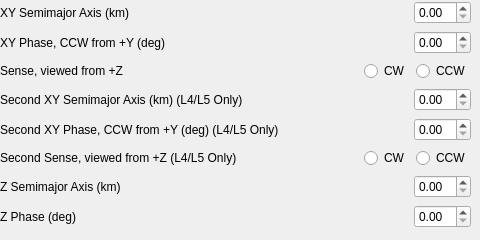
      <widget class="QWidget" name="orbTBodyTypeTabMode">
       <attribute name="title">
        <string>Modes</string>
       </attribute>
       <widget class="QWidget" name="verticalLayoutWidget_9">
        <property name="geometry">
         <rect>
          <x>0</x>
          <y>0</y>
          <width>471</width>
          <height>231</height>
         </rect>
        </property>
        <layout class="QVBoxLayout" name="verticalLayout_9">
         <item>
          <layout class="QHBoxLayout" name="horizontalLayout_17">
           <item>
            <widget class="QLabel" name="label_13">
             <property name="text">
              <string>XY Semimajor Axis (km)</string>
             </property>
            </widget>
           </item>
           <item>
            <spacer name="horizontalSpacer_18">
             <property name="orientation">
              <enum>Qt::Horizontal</enum>
             </property>
             <property name="sizeHint" stdset="0">
              <size>
               <width>40</width>
               <height>20</height>
              </size>
             </property>
            </spacer>
           </item>
           <item>
            <widget class="QDoubleSpinBox" name="orbTBodyModeXYSMA"/>
           </item>
          </layout>
         </item>
         <item>
          <layout class="QHBoxLayout" name="horizontalLayout_20">
           <item>
            <widget class="QLabel" name="label_14">
             <property name="text">
              <string>XY Phase, CCW from +Y (deg)</string>
             </property>
            </widget>
           </item>
           <item>
            <spacer name="horizontalSpacer_19">
             <property name="orientation">
              <enum>Qt::Horizontal</enum>
             </property>
             <property name="sizeHint" stdset="0">
              <size>
               <width>40</width>
               <height>20</height>
              </size>
             </property>
            </spacer>
           </item>
           <item>
            <widget class="QDoubleSpinBox" name="orbTBodyModeXYPhase"/>
           </item>
          </layout>
         </item>
         <item>
          <layout class="QHBoxLayout" name="horizontalLayout_21">
           <item>
            <widget class="QLabel" name="label_15">
             <property name="text">
              <string>Sense, viewed from +Z</string>
             </property>
            </widget>
           </item>
           <item>
            <spacer name="horizontalSpacer_20">
             <property name="orientation">
              <enum>Qt::Horizontal</enum>
             </property>
             <property name="sizeHint" stdset="0">
              <size>
               <width>40</width>
               <height>20</height>
              </size>
             </property>
            </spacer>
           </item>
           <item>
            <widget class="QRadioButton" name="orbTBodySense_CW">
             <property name="text">
              <string>CW</string>
             </property>
            </widget>
           </item>
           <item>
            <widget class="QRadioButton" name="orbTBodySense_CCW">
             <property name="text">
              <string>CCW</string>
             </property>
            </widget>
           </item>
          </layout>
         </item>
         <item>
          <layout class="QHBoxLayout" name="horizontalLayout_30">
           <item>
            <widget class="QLabel" name="label_24">
             <property name="text">
              <string>Second XY Semimajor Axis (km) (L4/L5 Only)</string>
             </property>
            </widget>
           </item>
           <item>
            <spacer name="horizontalSpacer_27">
             <property name="orientation">
              <enum>Qt::Horizontal</enum>
             </property>
             <property name="sizeHint" stdset="0">
              <size>
               <width>40</width>
               <height>20</height>
              </size>
             </property>
            </spacer>
           </item>
           <item>
            <widget class="QDoubleSpinBox" name="orbTBodyModeXYSMA_2"/>
           </item>
          </layout>
         </item>
         <item>
          <layout class="QHBoxLayout" name="horizontalLayout_32">
           <item>
            <widget class="QLabel" name="label_25">
             <property name="text">
              <string>Second XY Phase, CCW from +Y (deg) (L4/L5 Only)</string>
             </property>
            </widget>
           </item>
           <item>
            <spacer name="horizontalSpacer_29">
             <property name="orientation">
              <enum>Qt::Horizontal</enum>
             </property>
             <property name="sizeHint" stdset="0">
              <size>
               <width>40</width>
               <height>20</height>
              </size>
             </property>
            </spacer>
           </item>
           <item>
            <widget class="QDoubleSpinBox" name="orbTBodyModeXYPhase_2"/>
           </item>
          </layout>
         </item>
         <item>
          <layout class="QHBoxLayout" name="horizontalLayout_33">
           <item>
            <widget class="QLabel" name="label_26">
             <property name="text">
              <string>Second Sense, viewed from +Z (L4/L5 Only)</string>
             </property>
            </widget>
           </item>
           <item>
            <spacer name="horizontalSpacer_31">
             <property name="orientation">
              <enum>Qt::Horizontal</enum>
             </property>
             <property name="sizeHint" stdset="0">
              <size>
               <width>40</width>
               <height>20</height>
              </size>
             </property>
            </spacer>
           </item>
           <item>
            <widget class="QRadioButton" name="orbTBodySense_CW_2">
             <property name="text">
              <string>CW</string>
             </property>
            </widget>
           </item>
           <item>
            <widget class="QRadioButton" name="orbTBodySense_CCW_2">
             <property name="text">
              <string>CCW</string>
             </property>
            </widget>
           </item>
          </layout>
         </item>
         <item>
          <layout class="QHBoxLayout" name="horizontalLayout_42">
           <item>
            <widget class="QLabel" name="label_36">
             <property name="text">
              <string>Z Semimajor Axis (km)</string>
             </property>
            </widget>
           </item>
           <item>
            <spacer name="horizontalSpacer_41">
             <property name="orientation">
              <enum>Qt::Horizontal</enum>
             </property>
             <property name="sizeHint" stdset="0">
              <size>
               <width>40</width>
               <height>20</height>
              </size>
             </property>
            </spacer>
           </item>
           <item>
            <widget class="QDoubleSpinBox" name="orbTBodyModeZSMA"/>
           </item>
          </layout>
         </item>
         <item>
          <layout class="QHBoxLayout" name="horizontalLayout_43">
           <item>
            <widget class="QLabel" name="label_37">
             <property name="text">
              <string>Z Phase (deg)</string>
             </property>
            </widget>
           </item>
           <item>
            <spacer name="horizontalSpacer_42">
             <property name="orientation">
              <enum>Qt::Horizontal</enum>
             </property>
             <property name="sizeHint" stdset="0">
              <size>
               <width>40</width>
               <height>20</height>
              </size>
             </property>
            </spacer>
           </item>
           <item>
            <widget class="QDoubleSpinBox" name="orbTBodyModeZPhase"/>
           </item>
          </layout>
         </item>
        </layout>
       </widget>
      </widget>
